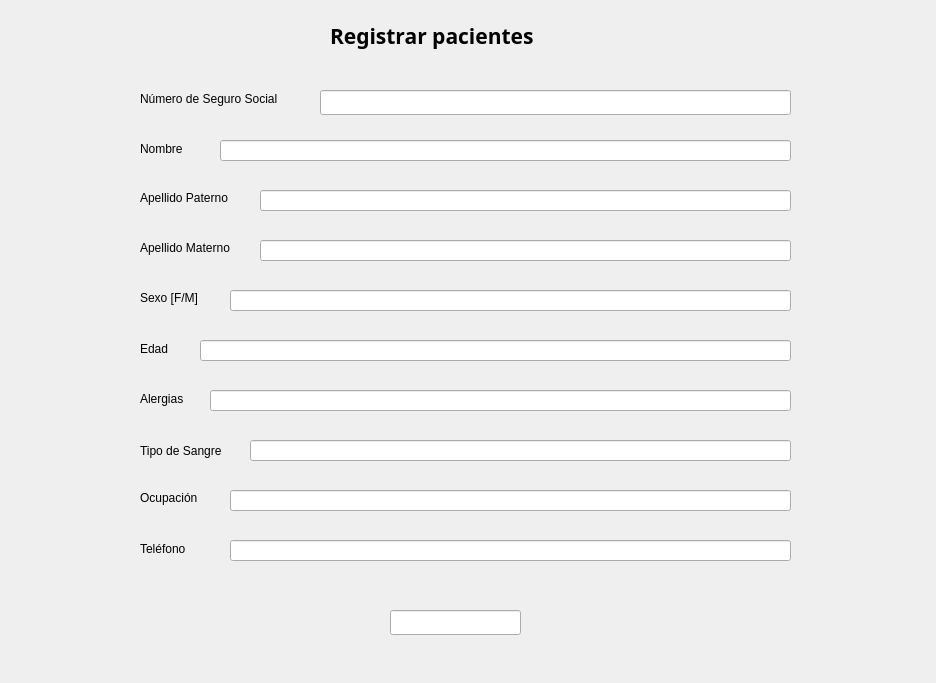
<?xml version="1.0" encoding="UTF-8"?>
<ui version="4.0">
 <class>registro</class>
 <widget class="QWidget" name="registro">
  <property name="geometry">
   <rect>
    <x>0</x>
    <y>0</y>
    <width>936</width>
    <height>683</height>
   </rect>
  </property>
  <property name="windowTitle">
   <string>Form</string>
  </property>
  <widget class="QLabel" name="label_2">
   <property name="geometry">
    <rect>
     <x>140</x>
     <y>140</y>
     <width>91</width>
     <height>17</height>
    </rect>
   </property>
   <property name="text">
    <string>Nombre</string>
   </property>
  </widget>
  <widget class="QLabel" name="label_9">
   <property name="geometry">
    <rect>
     <x>140</x>
     <y>490</y>
     <width>91</width>
     <height>16</height>
    </rect>
   </property>
   <property name="text">
    <string>Ocupación</string>
   </property>
  </widget>
  <widget class="QLabel" name="label_10">
   <property name="geometry">
    <rect>
     <x>140</x>
     <y>540</y>
     <width>91</width>
     <height>17</height>
    </rect>
   </property>
   <property name="text">
    <string>Teléfono</string>
   </property>
  </widget>
  <widget class="QLineEdit" name="ocupacion">
   <property name="geometry">
    <rect>
     <x>230</x>
     <y>490</y>
     <width>561</width>
     <height>21</height>
    </rect>
   </property>
  </widget>
  <widget class="QLineEdit" name="sexo">
   <property name="geometry">
    <rect>
     <x>230</x>
     <y>290</y>
     <width>561</width>
     <height>21</height>
    </rect>
   </property>
  </widget>
  <widget class="QLineEdit" name="exito">
   <property name="geometry">
    <rect>
     <x>390</x>
     <y>610</y>
     <width>131</width>
     <height>25</height>
    </rect>
   </property>
   <property name="cursor">
    <cursorShape>ArrowCursor</cursorShape>
   </property>
   <property name="mouseTracking">
    <bool>false</bool>
   </property>
   <property name="text">
    <string/>
   </property>
  </widget>
  <widget class="QLabel" name="label_8">
   <property name="geometry">
    <rect>
     <x>140</x>
     <y>290</y>
     <width>91</width>
     <height>16</height>
    </rect>
   </property>
   <property name="text">
    <string>Sexo [F/M]</string>
   </property>
  </widget>
  <widget class="QLabel" name="label_3">
   <property name="geometry">
    <rect>
     <x>140</x>
     <y>190</y>
     <width>121</width>
     <height>16</height>
    </rect>
   </property>
   <property name="text">
    <string>Apellido Paterno</string>
   </property>
  </widget>
  <widget class="QLineEdit" name="edad">
   <property name="geometry">
    <rect>
     <x>200</x>
     <y>340</y>
     <width>591</width>
     <height>21</height>
    </rect>
   </property>
  </widget>
  <widget class="QLabel" name="label_4">
   <property name="geometry">
    <rect>
     <x>140</x>
     <y>240</y>
     <width>121</width>
     <height>16</height>
    </rect>
   </property>
   <property name="text">
    <string>Apellido Materno</string>
   </property>
  </widget>
  <widget class="QLineEdit" name="alergias">
   <property name="geometry">
    <rect>
     <x>210</x>
     <y>390</y>
     <width>581</width>
     <height>21</height>
    </rect>
   </property>
  </widget>
  <widget class="QLineEdit" name="sangre">
   <property name="geometry">
    <rect>
     <x>250</x>
     <y>440</y>
     <width>541</width>
     <height>21</height>
    </rect>
   </property>
  </widget>
  <widget class="QLabel" name="label_7">
   <property name="geometry">
    <rect>
     <x>140</x>
     <y>390</y>
     <width>71</width>
     <height>17</height>
    </rect>
   </property>
   <property name="text">
    <string>Alergias</string>
   </property>
  </widget>
  <widget class="QLabel" name="label_6">
   <property name="geometry">
    <rect>
     <x>140</x>
     <y>440</y>
     <width>141</width>
     <height>21</height>
    </rect>
   </property>
   <property name="text">
    <string>Tipo de Sangre</string>
   </property>
  </widget>
  <widget class="QLineEdit" name="nss">
   <property name="geometry">
    <rect>
     <x>320</x>
     <y>90</y>
     <width>471</width>
     <height>25</height>
    </rect>
   </property>
  </widget>
  <widget class="QLineEdit" name="apellm">
   <property name="geometry">
    <rect>
     <x>260</x>
     <y>240</y>
     <width>531</width>
     <height>21</height>
    </rect>
   </property>
  </widget>
  <widget class="QLabel" name="label">
   <property name="geometry">
    <rect>
     <x>330</x>
     <y>10</y>
     <width>241</width>
     <height>51</height>
    </rect>
   </property>
   <property name="font">
    <font>
     <family>Source Code Pro</family>
     <pointsize>16</pointsize>
     <weight>75</weight>
     <bold>true</bold>
    </font>
   </property>
   <property name="text">
    <string>Registrar pacientes</string>
   </property>
  </widget>
  <widget class="QLineEdit" name="nombre">
   <property name="geometry">
    <rect>
     <x>220</x>
     <y>140</y>
     <width>571</width>
     <height>21</height>
    </rect>
   </property>
  </widget>
  <widget class="QLineEdit" name="apellp">
   <property name="geometry">
    <rect>
     <x>260</x>
     <y>190</y>
     <width>531</width>
     <height>21</height>
    </rect>
   </property>
  </widget>
  <widget class="QLabel" name="label_11">
   <property name="geometry">
    <rect>
     <x>140</x>
     <y>90</y>
     <width>171</width>
     <height>17</height>
    </rect>
   </property>
   <property name="text">
    <string>Número de Seguro Social</string>
   </property>
  </widget>
  <widget class="QLineEdit" name="telefono">
   <property name="geometry">
    <rect>
     <x>230</x>
     <y>540</y>
     <width>561</width>
     <height>21</height>
    </rect>
   </property>
  </widget>
  <widget class="QLabel" name="label_5">
   <property name="geometry">
    <rect>
     <x>140</x>
     <y>340</y>
     <width>61</width>
     <height>17</height>
    </rect>
   </property>
   <property name="text">
    <string>Edad</string>
   </property>
  </widget>
 </widget>
 <resources/>
 <connections/>
</ui>
